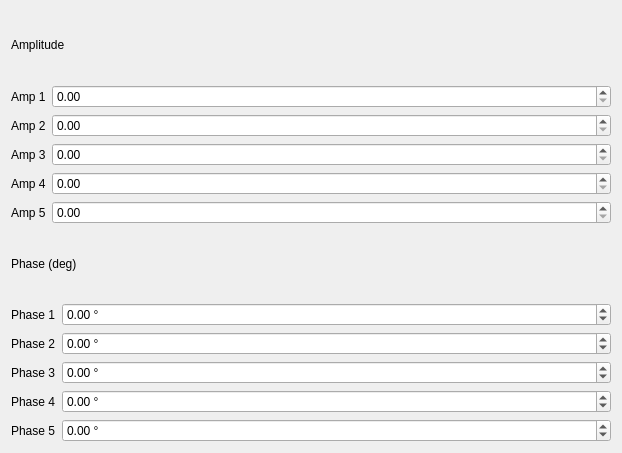
<?xml version="1.0" encoding="UTF-8"?>
<ui version="4.0">
 <class>iirView</class>
 <widget class="QWidget" name="iirView">
  <property name="geometry">
   <rect>
    <x>0</x>
    <y>0</y>
    <width>622</width>
    <height>453</height>
   </rect>
  </property>
  <property name="windowTitle">
   <string>Form</string>
  </property>
  <layout class="QHBoxLayout" name="horizontalLayout">
   <item>
    <layout class="QVBoxLayout" name="paramLayout">
     <item>
      <widget class="QLabel" name="ampLabel">
       <property name="text">
        <string>Amplitude</string>
       </property>
      </widget>
     </item>
     <item>
      <layout class="QFormLayout" name="ampLayout">
       <item row="0" column="0">
        <widget class="QLabel" name="ampOrder1Label">
         <property name="text">
          <string>Amp 1</string>
         </property>
        </widget>
       </item>
       <item row="0" column="1">
        <widget class="QDoubleSpinBox" name="ampOrder1Box">
         <property name="maximum">
          <double>6553.39</double>
         </property>
         <property name="singleStep">
          <double>0.0100000000000</double>
         </property>
        </widget>
       </item>
       <item row="1" column="0">
        <widget class="QLabel" name="ampOrder2Label">
         <property name="text">
          <string>Amp 2</string>
         </property>
        </widget>
       </item>
       <item row="1" column="1">
        <widget class="QDoubleSpinBox" name="ampOrder2Box">
         <property name="maximum">
          <double>6553.39</double>
         </property>
         <property name="singleStep">
          <double>0.0100000000000</double>
         </property>
        </widget>
       </item>
       <item row="2" column="0">
        <widget class="QLabel" name="ampOrder3Label">
         <property name="text">
          <string>Amp 3</string>
         </property>
        </widget>
       </item>
       <item row="3" column="0">
        <widget class="QLabel" name="ampOrder4Label">
         <property name="text">
          <string>Amp 4</string>
         </property>
        </widget>
       </item>
       <item row="4" column="0">
        <widget class="QLabel" name="ampOrder5Label">
         <property name="text">
          <string>Amp 5</string>
         </property>
        </widget>
       </item>
       <item row="2" column="1">
        <widget class="QDoubleSpinBox" name="ampOrder3Box">
         <property name="maximum">
          <double>6553.39</double>
         </property>
         <property name="singleStep">
          <double>0.0100000000000</double>
         </property>
        </widget>
       </item>
       <item row="3" column="1">
        <widget class="QDoubleSpinBox" name="ampOrder4Box">
         <property name="maximum">
          <double>6553.39</double>
         </property>
         <property name="singleStep">
          <double>0.0100000000000</double>
         </property>
        </widget>
       </item>
       <item row="4" column="1">
        <widget class="QDoubleSpinBox" name="ampOrder5Box">
         <property name="maximum">
          <double>6553.39</double>
         </property>
         <property name="singleStep">
          <double>0.0100000000000</double>
         </property>
        </widget>
       </item>
      </layout>
     </item>
     <item>
      <widget class="QLabel" name="phaseLabel">
       <property name="text">
        <string>Phase (deg)</string>
       </property>
      </widget>
     </item>
     <item>
      <layout class="QFormLayout" name="phaseLayout">
       <item row="0" column="0">
        <widget class="QLabel" name="phaseOrder1Label">
         <property name="text">
          <string>Phase 1</string>
         </property>
        </widget>
       </item>
       <item row="1" column="0">
        <widget class="QLabel" name="phaseOrder2Label">
         <property name="text">
          <string>Phase 2</string>
         </property>
        </widget>
       </item>
       <item row="2" column="0">
        <widget class="QLabel" name="phaseOrder3Label">
         <property name="text">
          <string>Phase 3</string>
         </property>
        </widget>
       </item>
       <item row="3" column="0">
        <widget class="QLabel" name="phaseOrder4Label">
         <property name="text">
          <string>Phase 4</string>
         </property>
        </widget>
       </item>
       <item row="4" column="0">
        <widget class="QLabel" name="phaseOrder5Label">
         <property name="text">
          <string>Phase 5</string>
         </property>
        </widget>
       </item>
       <item row="0" column="1">
        <widget class="QDoubleSpinBox" name="phaseOrder1Box">
         <property name="suffix">
          <string> °</string>
         </property>
         <property name="minimum">
          <double>-359.990000000000009</double>
         </property>
         <property name="maximum">
          <double>360.000000000000000</double>
         </property>
         <property name="singleStep">
          <double>1.000000000000000</double>
         </property>
        </widget>
       </item>
       <item row="1" column="1">
        <widget class="QDoubleSpinBox" name="phaseOrder2Box">
         <property name="suffix">
          <string> °</string>
         </property>
         <property name="minimum">
          <double>-359.990000000000009</double>
         </property>
         <property name="maximum">
          <double>360.000000000000000</double>
         </property>
        </widget>
       </item>
       <item row="2" column="1">
        <widget class="QDoubleSpinBox" name="phaseOrder3Box">
         <property name="suffix">
          <string> °</string>
         </property>
         <property name="minimum">
          <double>-359.990000000000009</double>
         </property>
         <property name="maximum">
          <double>360.000000000000000</double>
         </property>
        </widget>
       </item>
       <item row="3" column="1">
        <widget class="QDoubleSpinBox" name="phaseOrder4Box">
         <property name="suffix">
          <string> °</string>
         </property>
         <property name="minimum">
          <double>-359.990000000000009</double>
         </property>
         <property name="maximum">
          <double>360.000000000000000</double>
         </property>
        </widget>
       </item>
       <item row="4" column="1">
        <widget class="QDoubleSpinBox" name="phaseOrder5Box">
         <property name="suffix">
          <string> °</string>
         </property>
         <property name="minimum">
          <double>-359.990000000000009</double>
         </property>
         <property name="maximum">
          <double>360.000000000000000</double>
         </property>
        </widget>
       </item>
      </layout>
     </item>
    </layout>
   </item>
  </layout>
 </widget>
 <resources/>
 <connections/>
</ui>
